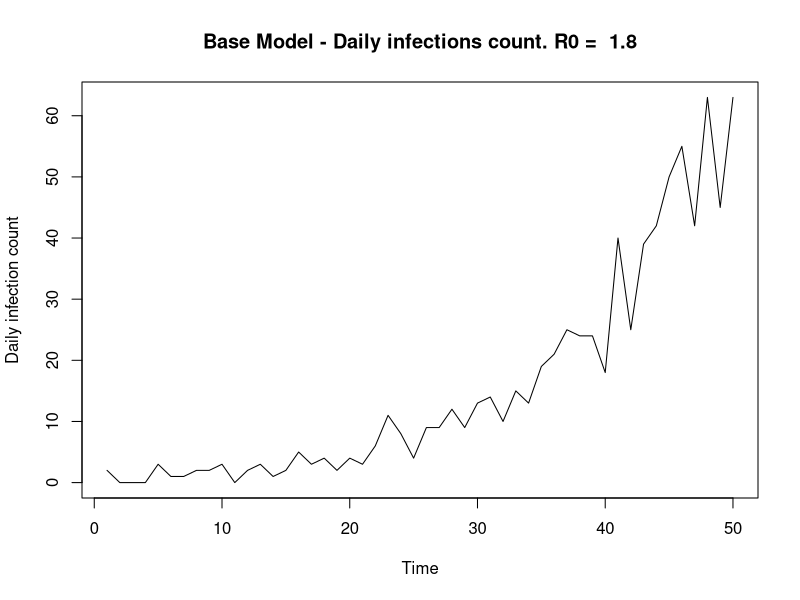
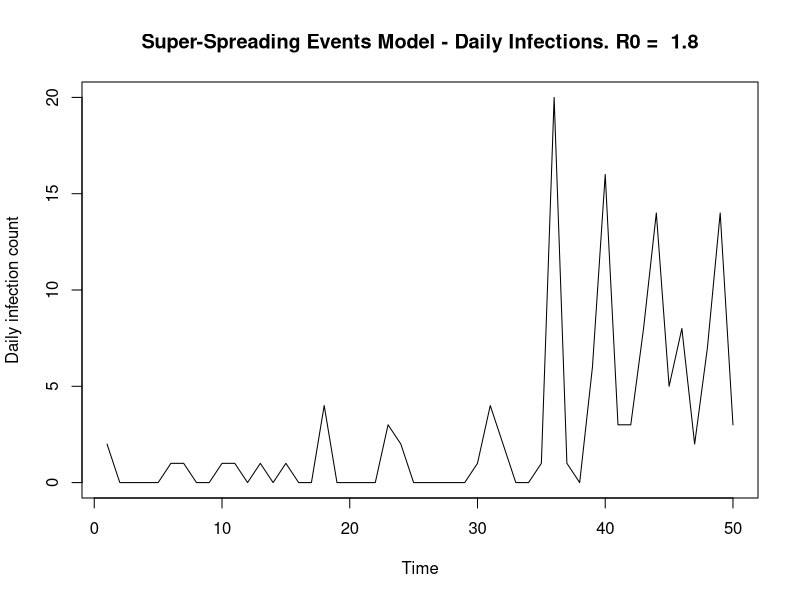
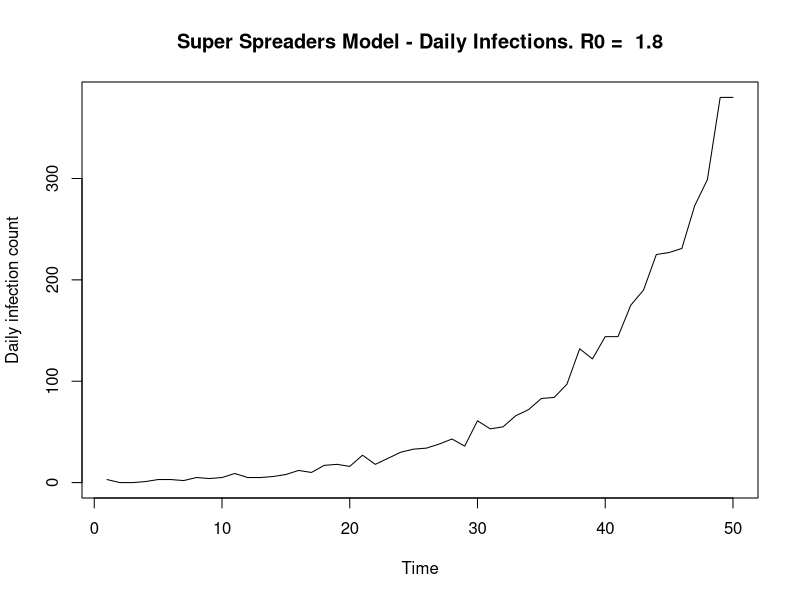

Here is the R script that generated these plots, in order:
#Epidemic Modelling Functions

#Contains:
#SIMULATION FUNCTIONS
#MODEL LIKELIHOOD FUNCTIONS
#PLOTTING MCMC FUNCTIONS

################################################################################
# SIMULATION
################################################################################

#*********************************************************
#I. BASELINE SIMULATION
simulate_branching = function(num_days, r0, shape_gamma, scale_gamma) {
  
  'Baseline simulation model'
  #Set up
  vec_infecteds = vector('numeric', num_days)
  vec_infecteds[1] = 2
  
  #Infectiousness (Discrete gamma) - I.e 'Infectiousness Pressure' - Sum of all people
  #Explanation: Gamma is a continuous function so integrate over the density at that point in time (today - previous day)
  prob_infect = pgamma(c(1:num_days), shape = shape_gamma, scale = scale_gamma) - pgamma(c(0:(num_days-1)), shape = shape_gamma, scale = scale_gamma)
  
  #Days of Infection Spreading
  for (t in 2:num_days) {
    
    #Total rate
    tot_rate = r0*sum(vec_infecteds[1:(t-1)]*rev(prob_infect[1:(t-1)])) #Product of infecteds & their probablilty of infection along the gamma dist at that point in time
    vec_infecteds[t] = rpois(1, tot_rate) #Assuming number of cases each day follows a poisson distribution. Causes jumps in data 
  }
  
  vec_infecteds
}

#Apply
num_days = 50
#lambda params
shape_gamma = 6; scale_gamma = 1
r0 = 1.8
sim_data = simulate_branching(num_days, r0, shape_gamma, scale_gamma)
plot.ts(sim_data, ylab = 'Daily infection count',
        main = paste('Base Model - Daily infections count. R0 = ', r0))


#*******************************************************
#II. SUPER-SPREADING EVENTS SIMULATION
simulate_branching_ss = function(num_days, shape_gamma, scale_gamma, alphaX, betaX, gammaX) {
  'Simulate an epidemic with Superspreading events
  prop_ss = Proportion of superspreading days
  magnitude_ss = increased rate of superspreading event'
  
  #Set up
  total_infecteds = vector('numeric', num_days)
  nsse_infecteds = vector('numeric', num_days)
  sse_infecteds = vector('numeric', num_days)
  total_infecteds[1] = 2
  nsse_infecteds[1] = 2
  sse_infecteds[1] = 0
  
  #Infectiousness (Discrete gamma) - I.e 'Infectiousness Pressure' - Sum of all people
  #Explanation: Gamma is a continuous function so integrate over the density at that point in time (today - previous day)
  prob_infect = pgamma(c(1:num_days), shape = shape_gamma, scale = scale_gamma) - pgamma(c(0:(num_days-1)), shape = shape_gamma, scale = scale_gamma)
  
  #Days of Infection Spreading
  for (t in 2:num_days) {
    
    #Regular infecteds (tot_rate = lambda) fix notation
    lambda_t = sum(total_infecteds[1:(t-1)]*rev(prob_infect[1:(t-1)])) #Eg. Today is day 10. Infected on day 1. Current Infectiousness is t - day_infected 
    tot_rate = alphaX*lambda_t #Product of infecteds & their probablilty of infection along the gamma dist at that point in time
    nsse_infecteds[t] = rpois(1, tot_rate) #Assuming number of cases each day follows a poisson distribution. Causes jumps in data 
    
    #Super-spreaders
    sse_infecteds[t] = rnbinom(1, betaX*lambda_t, 1/(1 + gammaX)) #z_t: Total infecteds due to super-spreading event - num of events x Num individuals
    
    #Total 
    total_infecteds[t] = nsse_infecteds[t] + sse_infecteds[t]
  }
  
  total_infecteds
}
# 
# #********
# # #*Implement
num_days = 50
#lambda params
shape_gamma = 6; scale_gamma = 1
#Params
alphaX = 0.8 #Without ss event, ~r0.
betaX = 0.1; gammaX = 10
true_r0 = alphaX + betaX*gammaX
true_r0
#Epidemic data
sim_data = simulate_branching_ss(num_days, shape_gamma, scale_gamma, alphaX, betaX, gammaX)
plot.ts(sim_data, ylab = 'Daily infection count',
        main = paste('Super-Spreading Events Model - Daily Infections. R0 = ', true_r0)) #,
                     #expression(alpha), ':', alphaX, 'b:', betaX, ':', gammaX))
# par(mfrow = c(2,1))

#*******************************************************
#II. SUPER-SPREADING EVENTS SIMULATION + POISSON
simulate_ss_poisson = function(num_days, shape_gamma, scale_gamma, alphaX, betaX, gammaX) {
  'Simulate an epidemic with Superspreading events
  prop_ss = Proportion of superspreading days
  magnitude_ss = increased rate of superspreading event'
  
  #Set up
  total_infecteds = vector('numeric', num_days)
  nsse_infecteds = vector('numeric', num_days)
  sse_infecteds = vector('numeric', num_days)
  total_infecteds[1] = 2
  nsse_infecteds[1] = 2
  sse_infecteds[1] = 0
  
  #Infectiousness (Discrete gamma) - I.e 'Infectiousness Pressure' - Sum of all people
  #Explanation: Gamma is a continuous function so integrate over the density at that point in time (today - previous day)
  prob_infect = pgamma(c(1:num_days), shape = shape_gamma, scale = scale_gamma) - pgamma(c(0:(num_days-1)), shape = shape_gamma, scale = scale_gamma)
  
  #Days of Infection Spreading
  for (t in 2:num_days) {
    
    #Regular infecteds (tot_rate = lambda) fix notation
    lambda_t = sum(total_infecteds[1:(t-1)]*rev(prob_infect[1:(t-1)])) #?Why is it the reversed probability - given the way prob_infect is written
    tot_rate = alphaX*lambda_t #Product of infecteds & their probablilty of infection along the gamma dist at that point in time
    nsse_infecteds[t] = rpois(1, tot_rate) #Assuming number of cases each day follows a poisson distribution. Causes jumps in data 
    
    #Super-spreaders
    n_t = rpois(1, betaX*lambda_t) #Number of super-spreading events (beta)
    sse_infecteds[t] = rpois(1, gammaX*n_t) #z_t: Total infecteds due to super-spreading event - num of events x Num individuals
    
    total_infecteds[t] = nsse_infecteds[t] + sse_infecteds[t]
  }
  
  total_infecteds
}

#*Implement
# num_days = 50
# #lambda params
# shape_gamma = 6
# scale_gamma = 1
# #params
# alphaX = 1.2 #Without ss event, ~r0. 
# betaX = 0.5
# gammaX = 10
# #Epidemic data
# sim_data2 = simulate_ss_poisson(num_days, shape_gamma, scale_gamma, alphaX, betaX, gammaX)
# plot.ts(sim_data2, ylab = 'Daily Infections count', main = 'Daily Infections count')


#*******************************************************
#III. SUPER-SRPEADING INDIVIDUALS (SUPER-SPREADERS) SIMULATION 
simulation_super_spreaders_v0 = function(num_days, shape_gamma, scale_gamma, aX, bX, cX) {
  'Simulate an epidemic with Superspreading individuals'
  
  #Set up
  total_infecteds = vector('numeric', num_days)
  nss_infecteds = vector('numeric', num_days)
  ss_infecteds = vector('numeric', num_days)
  total_infecteds[1] = 3
  nss_infecteds[1] = 2
  ss_infecteds[1] = 1 
  
  #Infectiousness (Discrete gamma) - I.e 'Infectiousness Pressure' - Sum of all people
  #Explanation: Gamma is a continuous function so integrate over the density at that point in time (today - previous day)
  prob_infect = pgamma(c(1:num_days), shape = shape_gamma, scale = scale_gamma) - pgamma(c(0:(num_days-1)), shape = shape_gamma, scale = scale_gamma)
  
  #Days of Infection Spreading
  for (t in 2:num_days) {
    
    #Regular infecteds (tot_rate = lambda) fix notation
    lambda_t = sum((total_infecteds[1:(t-1)] + cX*ss_infecteds[1:(t-1)])*rev(prob_infect[1:(t-1)])) #?Why is it the reversed probability - given the way prob_infect is written. Product of infecteds & their probablilty of infection along the gamma dist at that point in time
    nss_infecteds[t] = rpois(1, aX*lambda_t) #Assuming number of cases each day follows a poisson distribution. Causes jumps in data 
    ss_infecteds[t] = rpois(1, bX*lambda_t)
    total_infecteds[t] = nss_infecteds[t] + ss_infecteds[t]
  }
  
  total_infecteds
}

#*******************************************************
#III B. SUPER-SRPEADING INDIVIDUALS (SUPER-SPREADERS) SIMULATION 
simulation_super_spreaders = function(num_days, shape_gamma, scale_gamma, aX, bX, cX) {
  'Simulate an epidemic with Superspreading individuals'
  
  #Set up
  total_infecteds = vector('numeric', num_days)
  nss_infecteds = vector('numeric', num_days)
  ss_infecteds = vector('numeric', num_days)
  total_infecteds[1] = 3
  nss_infecteds[1] = 2
  ss_infecteds[1] = 1 
  
  #Infectiousness (Discrete gamma) - I.e 'Infectiousness Pressure' - Sum of all people
  #Explanation: Gamma is a continuous function so integrate over the density at that point in time (today - previous day)
  prob_infect = pgamma(c(1:num_days), shape = shape_gamma, scale = scale_gamma) - pgamma(c(0:(num_days-1)), shape = shape_gamma, scale = scale_gamma)
  
  #Days of Infection Spreading
  for (t in 2:num_days) {
    
    #Regular infecteds (tot_rate = lambda) fix notation
    lambda_t = sum((total_infecteds[1:(t-1)] + cX*ss_infecteds[1:(t-1)])*rev(prob_infect[1:(t-1)])) #?Why is it the reversed probability - given the way prob_infect is written. Product of infecteds & their probablilty of infection along the gamma dist at that point in time
    nss_infecteds[t] = rpois(1, aX*lambda_t) #Assuming number of cases each day follows a poisson distribution. Causes jumps in data 
    ss_infecteds[t] = rpois(1, bX*lambda_t)
    total_infecteds[t] = nss_infecteds[t] + ss_infecteds[t]
  }
  
  return(list(nss_infecteds, ss_infecteds))
}

#Return sum of n + s
get_total_x = function(data_list){
  
  'Returns sum of x = n + s in a single vector'
  n = data[[1]]; s = data[[2]]
  x = n + s
  x
} 

#*Implement
num_days = 50
#lambda params
shape_gamma = 6; scale_gamma = 1
#params
aX = 0.8 #1.1 #Without ss event, ~r0.
bX = 0.1; cX = 10 #8
r02 = aX + bX*cX
#Epidemic data
sim_data2 = simulation_super_spreaders_v0(num_days, shape_gamma, scale_gamma, aX, bX, cX)
plot.ts(sim_data2, ylab = 'Daily infection count',
        main = paste('Super Spreaders Model - Daily Infections. R0 = ', r02))

##############################################################################
# MODELS
##############################################################################

#*******************************************************************************
# BASELINE

#Likelihood (log)
log_like <- function(y, r0_dash){
  
  #Params
  num_days = length(y)
  shape_gamma = 6
  scale_gamma = 1
  
  #Infectiousness (Discrete gamma)
  prob_infect = pgamma(c(1:num_days), shape = shape_gamma, scale = scale_gamma) - pgamma(c(0:(num_days-1)), shape = shape_gamma, scale = scale_gamma)
  logl = 0
  
  for (t in 2:num_days) {
    
    lambda = r0_dash*sum(y[1:t-1]*rev(prob_infect[1:t-1]))
    logl = logl + y[t]*log(lambda) - lambda - lfactorial(y[t]) #Need to include normalizing constant 
    
  }
  
  logl
  
}

# BASE MCMC
mcmc_r0 <- function(data, n, sigma, burn_in, x0 = 1) {
  
  'Returns mcmc samples of R0. 
  Prior on R_0 (or alpha) = exp(1)'
  #Data
  print('sim data')
  print(data)
  
  #Set up
  r0_vec <- vector('numeric', n)
  r0_vec[1] <- x0
  U <- runif(n)
  count_accept = 0
  
  #MCMC chain
  for(i in 2:n) {
    r0_dash <- r0_vec[i-1] + rnorm(1, sd = sigma) #, mean = 0, sd = sigma_opt)
    if(r0_dash < 0){
      r0_dash = abs(r0_dash)
    }
    
    #Alpha
    log_alpha = log_like(data, r0_dash) - log_like(data, r0_vec[i-1]) - r0_dash + r0_vec[i-1] #exponential prior
    #log_alpha = log_like(data, Y) - log_like(data, r0_vec[i-1]) + dgamma(Y, shape = 1, scale = 1, log = TRUE) - dgamma(r0_vec[i-1], shape = 1, scale = 1, log = TRUE) 
    #Should include: Likelihood + prior + propogsal density x2 (Previous time step & Current time step)
    
    if (is.na(log_alpha)){
      print('na value')
      sprintf("r0_dash: %i", r0_dash)
    }
    if(!(is.na(log_alpha)) && log(U[i]) < log_alpha) { 
      r0_vec[i] <- r0_dash
      count_accept = count_accept + 1
    } else {
      r0_vec[i] <- r0_vec[i-1]
    }
  }
  #Final stats
  accept_rate = 100*(count_accept/n)
  print(paste0("Acceptance rate = ",accept_rate))
  
  r0_vec = r0_vec[burn_in:n]
  r0_vec
  
  return(list(r0_vec, accept_rate))
}

#*******************************************************************************
# SUPER-SPREADING EVENTS MODEL
#*******************************************************************************

#Log Likelihood 
log_like_sse <- function(x, alphaX, betaX, gammaX){
  
  #Params
  num_days = length(x)
  shape_gamma = 6
  scale_gamma = 1
  
  #Infectiousness (Discrete gamma) i,e Prob less than x2 - prob less than x1; the area in between 
  prob_infect = pgamma(c(1:num_days), shape = shape_gamma, scale = scale_gamma) - pgamma(c(0:(num_days-1)), shape = shape_gamma, scale = scale_gamma)
  logl = 0
  
  for (t in 2:num_days) {
    
    lambda_t = sum(x[1:(t-1)]*rev(prob_infect[1:(t-1)]))
    inner_sum_xt = 0
    
    for (y_t in 0:x[t]){ #Sum for all values of y_t
      
      #Log likelihood
      inner_sum_xt = (inner_sum_xt + exp(-alphaX*lambda_t)*(1/factorial(y_t))*(alphaX*lambda_t)^y_t*
                        (gamma((x[t] - y_t) + betaX*lambda_t))/(gamma(betaX*lambda_t)*
                                                                  factorial(x[t] - y_t))*(1/(gammaX +1))^(betaX*lambda_t)*
                        (gammaX/(gammaX + 1))^(x[t] - y_t))
      
    } 
    
    logl = logl + log(inner_sum_xt) 
    
  }
  
  logl
  
}

#*****************************************************
#Log Likelihood - log-exp-sum trick 
log_like_ss_lse <- function(x, alphaX, betaX, gammaX){
  
  #Params
  num_days = length(x)
  shape_gamma = 6
  scale_gamma = 1
  
  #Infectiousness (Discrete gamma)
  prob_infect = pgamma(c(1:num_days), shape = shape_gamma, scale = scale_gamma) - pgamma(c(0:(num_days-1)),
                                                                                         shape = shape_gamma, scale = scale_gamma)
  logl = 0 
  
  for (t in 2:num_days) {
    
    #print(t)
    lambda_t = sum(x[1:(t-1)]*rev(prob_infect[1:(t-1)]))
    
    if((x[t] == 0) | is.na(x[t])) { #y_t also equal to zero 
      #L(x_i) for y_t, x_t = 0
      logl = logl -(alphaX*lambda_t) - 
        (betaX*lambda_t*log(gammaX +1))
      
      #print(paste0('logl 1 = ', logl))
      
    } else {
      
      #Terms in inner sum
      inner_sum_vec <- vector('numeric', x[t])
      
      for (y_t in 0:x[t]){ #Sum for all values of y_t up to x_t
        
        #Store inner L(x_i) term in vector position
        inner_sum_vec[y_t + 1] = (-(alphaX*lambda_t) - lfactorial(y_t) + y_t*log(alphaX*lambda_t) +
                                    lgamma((x[t] - y_t) + (betaX*lambda_t)) - lgamma(betaX*lambda_t) - 
                                    lfactorial(x[t] - y_t) - (betaX*lambda_t*log(gammaX +1)) + 
                                    (x[t] - y_t)*log(gammaX) -(x[t] - y_t)*log(gammaX + 1))
        
      }
      
      #Calculate max element in inner vector, for all y_t for a given t, x[t]
      lx_max = max(inner_sum_vec)
      #print(paste0('lx_max = ', lx_max))
      
      #Calculate lse
      lse = lx_max + log(sum(exp(inner_sum_vec - lx_max) ))
      
      #print(paste0('lse = ', lse))
      
      #Add to overall log likelihood 
      logl = logl + lse 
      
    }
    
  }
  
  logl
  
}

#***************************************************************#####
#GAMMA PRIOR ON BETA
log_gamma_dist <- function(param, gamma_priors){
  
  #Params
  shapeX = gamma_priors[1]
  scaleX = gamma_priors[2]
  
  log_gamma_dist = (1/lgamma(shapeX)*shapeX*log(scaleX))*(shapeX - 1)*log(param)*(-param/shapeX)
  
  log_gamma_dist
}

##############################
#1. MCMC
MCMC_SSE <- function(data, n, sigma, model_params, gamma_prior, gamma_priors,
                            x0 = 1, prior = TRUE, alpha_transform = FALSE) {#thinning_factor, burn_in
  
  'Returns MCMC samples of SSE model parameters (alpha, beta, gamma, r0 = a + b*g) 
  w/ acceptance rates. Includes alpha transform, beta-gamma transform' 
  print('MCMC SUPERSPREADING EVENTS')
  
  'Priors
  p(alpha) = exp(1) = rate*exp(-rate*x) = 1*exp(-1*alpha) = exp(-alpha). log(exp(-alpha)) = - alpha
  p(beta) = exp(1) or p(beta) = gamma(shape, scale), for e.g gamma(3, 2)
  p(gamma) = exp(1) + 1 = 1 + exp(-gamma) = exp(gamma - 1)'
  
  #Initialise params
  alpha_vec <- vector('numeric', n); beta_vec <- vector('numeric', n)
  gamma_vec <- vector('numeric', n); r0_vec <- vector('numeric', n)
  log_like_vec <- vector('numeric', n)
  
  alpha_vec[1] <- model_params[1]; beta_vec[1] <- model_params[2] 
  gamma_vec[1] <- model_params[3]; r0_vec[1] <- model_params[4];
  log_like_vec[1] <- log_like_ss_lse(data, alpha_vec[1], beta_vec[1],  gamma_vec[1])   
  
  alpha = alpha_vec[1]; beta =  beta_vec[1]; 
  gamma = gamma_vec[1]; log_like = log_like_vec[1]
  
  #Extract params
  sigma_a = sigma[1]; sigma_b = sigma[2]
  sigma_g = sigma[3]; sigma_bg = sigma[4];
  
  #Result vectors
  count_accept1 = 0; 
  count_accept2 = 0; count_reject2 = 0;
  count_accept3 = 0; count_reject3 = 0;
  count_accept4 = 0; count_reject4 = 0;
  
  #MCMC chain
  for(i in 2:n) {
    
    #******************************************************
    #ALPHA
    alpha_dash <- alpha + rnorm(1, sd = sigma_a) 
    if(alpha_dash < 0){
      alpha_dash = abs(alpha_dash)
    }
    
    #log alpha
    logl_new = log_like_ss_lse(data, alpha_dash, beta, gamma)
    log_accept_prob = logl_new - log_like  #+ prior1 - prior
    #Priors
    if (prior){
      log_accept_prob = log_accept_prob - alpha_dash + alpha
    }
    
    #Metropolis Acceptance Step
    if(!(is.na(log_accept_prob)) && log(runif(1)) < log_accept_prob) {
      alpha <- alpha_dash
      count_accept1 = count_accept1 + 1
      log_like = logl_new
    } 

    #************************************************************************
    #BETA 
    #Only if (Beta > 0){ WHY? Took it out
    beta_dash <- beta + rnorm(1, sd = sigma_b) 
    if(beta_dash < 0){
      beta_dash = abs(beta_dash)
    }
    #loglikelihood
    logl_new = log_like_ss_lse(data, alpha, beta_dash, gamma)
    log_accept_prob = logl_new - log_like #logl_prev
    
    #Priors
    if (gamma_prior){
      log_accept_prob = log_accept_prob + log_gamma_dist(beta_dash, gamma_priors) - log_gamma_dist(beta, gamma_priors) 
    } else {
      log_accept_prob = log_accept_prob - beta_dash + beta 
    }
    
    #Metropolis Acceptance Step
    if(!(is.na(log_accept_prob)) && log(runif(1)) < log_accept_prob) {
      beta <- beta_dash
      log_like = logl_new
      count_accept2 = count_accept2 + 1
    } else {
      count_reject2 = count_reject2 + 1
    }
    
    #************************************************************************
    #GAMMA
    gamma_dash <- gamma + rnorm(1, sd = sigma_g) 
    if(gamma_dash < 1){
      gamma_dash = 2 - gamma_dash #Prior on gamma - gt 1
    }
    #Acceptance Probability
    logl_new = log_like_ss_lse(data, alpha, beta, gamma_dash)
    log_accept_prob = logl_new - log_like #logl_prev 
    #Priors
    if (prior){
      log_accept_prob = log_accept_prob - gamma_dash + gamma
    }
    
    #Metropolis Acceptance Step
    if(!(is.na(log_accept_prob)) && log(runif(1)) < log_accept_prob) {
      gamma <- gamma_dash
      log_like <- logl_new
      count_accept3 = count_accept3 + 1
    } else {
      count_reject3 = count_reject3 + 1
    }
    
    #*****************************************************
    #GAMMA-BETA
    gamma_dash <- gamma + rnorm(1, sd = sigma_bg) #Alter sigma_bg depending on acceptance rate.
    #Acc rate too big -> Make sigma bigger. Acc rate too small -> make sigma smaller
    if(gamma_dash < 1){ #If less then 1
      gamma_dash = 2 - gamma_dash #abs(gamma_dash)
    }
    #New Beta
    r0 = alpha + beta*gamma 
    beta_new = (r0 - alpha)/gamma_dash #Proposing new Gamma AND Beta. Beta_dash = f(R0 & gamma_dash)
    
    if(beta_new >= 0){ #Only accept values of beta > 0
      
      logl_new = log_like_ss_lse(data, alpha, beta_new, gamma_dash)
      log_accept_prob = logl_new - log_like 
      
      #Priors: Gamma or Exp
      if (gamma_prior){
        log_accept_prob = log_accept_prob + log_gamma_dist(beta_new, gamma_priors) - log_gamma_dist(beta, gamma_priors)
      } else {  
        log_accept_prob = log_accept_prob - beta_new + beta
      }
      
      #Metropolis Step
      if(!(is.na(log_accept_prob)) && log(runif(1)) < log_accept_prob) {
        beta <- beta_new
        gamma <- gamma_dash
        count_accept4 = count_accept4 + 1
      } else {
        count_reject4 = count_reject4 + 1
      }
    }
    
    #Populate Model parameters w/ current values
    alpha_vec[i] <- alpha; beta_vec[i] <- beta
    gamma_vec[i] <- gamma; r0_vec[i] <- alpha + beta*gamma
    log_like_vec[i] <- log_like
    
  }
  
  #Bayes Factor
  #beta_pc0 = (length(which(beta_vec == 0)))/length(beta_vec) #Check beta_mcmc
  #bayes_factor = beta_pc0/(1-beta_pc0); bayes_factor = round(bayes_factor, 6)
  
  #Final stats
  accept_rate1 = 100*count_accept1/(n-1)
  accept_rate2 = 100*count_accept2/(count_accept2 + count_reject2)
  accept_rate3 = 100*count_accept3/(count_accept3 + count_reject3)
  accept_rate4 = 100*count_accept4/(count_accept4 + count_reject4)
  
  #Return alpha, acceptance rate
  return(list(alpha_vec, beta_vec, gamma_vec, r0_vec,
              accept_rate1, accept_rate2, accept_rate3, accept_rate4,
              count_accept2, count_accept3, count_accept4))
}


################################################################################
# PLOTTING
################################################################################

#*******************************************************************************
#R0: FUNCTION TO PLOT 1x4 DASHBOARD OF MCMC RESULTS FOR BASE MODEL
plot_mcmc_results_r0 <- function(n, sim_data, mcmc_params, true_r0, time_elap, seed_count, model_type){
  
  #Plot Set up
  #par(mar=c(1,1,1,1))
  plot.new()
  par(mfrow=c(2,2))
  
  #Extract r0
  r0_mcmc = mcmc_params[1]
  r0_mcmc = unlist(r0_mcmc)
  
  #Cumulative means + param sample limits
  #r0
  r0_mean = cumsum(r0_mcmc)/seq_along(r0_mcmc)
  
  #***********
  #* Plots *
  
  #i.Infections
  plot.ts(sim_data, xlab = 'Time', ylab = 'Daily Infections count',
          main = paste(seed_count, "Orig Infts,", model_type, ", R0 = ", true_r0), #model_type
          #main = paste(seed_count, "Infts SS Evnts, ", "r0 = ", true_r0),
          cex.lab=1.5, cex.axis=1.5, cex.main=1.5, cex.sub=1.5)
  
  #ii. MCMC Trace Plots
  r0_min = min(min(r0_mcmc), true_r0)
  r0_max = max(max(r0_mcmc), true_r0)
  plot.ts(r0_mcmc, ylab = 'alpha', #ylim=c(0, a_lim),
          ylim=c(r0_min, r0_max),
          main = paste("MCMC SS Events, true r0 = ", true_r0),
          cex.lab=1.5, cex.axis=1.5, cex.main=1.5, cex.sub=1.5)
  abline(h = true_r0, col = 'orange', lwd = 2) #True = green
  
  #iii. Cumulative mean plots
  #r0 Mean
  r0_min2 = min(min(r0_mean), true_r0)
  r0_max2 = max(max(r0_mean), true_r0)
  plot2 = plot(seq_along(r0_mean), r0_mean,
               ylim=c(r0_min2, r0_max2),
               xlab = 'Time', ylab = 'R0', main = paste("R0 MCMC Mean, True R0 = ", true_r0),
               cex.lab=1.5, cex.axis=1.5, cex.main=1.5, cex.sub=1.5)
  print(plot2)
  abline(h = true_r0, col = 'orange', lwd = 2)
  
  #iv. Histogram
  hist(r0_mcmc, freq = FALSE, breaks = 100,
       xlab = 'R0 total', #ylab = 'Density', 
       main = paste('R0 total MCMC samples'), #. Prior = ', prior),
       xlim=c(r0_min, r0_max),
       cex.lab=1.5, cex.axis=1.5, cex.main=1.5, cex.sub=1.5)
  abline(v = true_r0, col = 'orange', lwd = 2)
  
  #Final Mean Stats
  data_10_pc = 0.5*n #50%
  r0_mcmc_mean = round(mean(r0_mcmc[n-data_10_pc:n]), 2)
  
  #Results
  df_results <- data.frame(
    R0 = true_r0, 
    R0_mc = r0_mcmc_mean,
    accept_rate_r0 = round(mcmc_params[[2]],2),
    time_elap = round(time_elap,2)) 
  
  print(df_results)
  
}

#*##############################################
#*******************************************
#*
#* GRID PLOT SUPER-SPREADING MODELS:
#* 
#* FUNCTION TO PLOT 4x4 DASHBOARD OF MCMC RESULTS FOR SUPER SPREADING MODELs
#* 
#*******************************************
#*##############################################
plot_mcmc_grid <- function(n_mcmc, sim_data, mcmc_params, true_r0, total_time,
                           seed_count, model_params,
                           model_typeX = 'SSE', prior = TRUE, joint = TRUE,
                           flag_gam_prior_on_b = FALSE, gam_priors_on_b = c(0,0), rjmcmc = FALSE,
                           data_aug = FALSE,
                           mod_par_names = c('alpha', 'beta', 'gamma')){
  #Plot
  #plot.new()
  par(mfrow=c(4,4))
  
  #Extract params
  m1_mcmc = mcmc_params[1]; m1_mcmc = unlist(m1_mcmc)
  m2_mcmc = mcmc_params[2]; m2_mcmc = unlist(m2_mcmc)
  m3_mcmc = mcmc_params[3]; m3_mcmc = unlist(m3_mcmc)
  r0_mcmc = mcmc_params[4]; r0_mcmc = unlist(r0_mcmc)
  #True vals
  m1X = model_params[1]; m2X = model_params[2]; m3X = model_params[3]; 
  
  #Cumulative means + param sample limits
  #r0
  r0_mean = cumsum(r0_mcmc)/seq_along(r0_mcmc)
  r0_lim = max(true_r0, max(r0_mcmc))
  r0_lim2 = max(true_r0, r0_mean)
  
  #m1
  m1_mean = cumsum(m1_mcmc)/seq_along(m1_mcmc)
  a_lim =  max(m1X, max(m1_mcmc))
  a_lim2 =  max(m1X, m1_mean)
  
  #m2
  m2_mean = cumsum(m2_mcmc)/seq_along(m2_mcmc)
  b_lim = max(m2X, max(m2_mcmc))
  b_lim2 = max(m2X, m2_mean)
  
  #m3
  m3_mean = cumsum(m3_mcmc)/seq_along(m3_mcmc)
  m3_lim =  max(m3X, max(m3_mcmc))
  m3_lim2 =  max(m3X, m3_mean) 
  
  #Priors
  if (flag_gam_prior_on_b) {
    m2_prior = paste0('m3(',  gam_priors_on_b[1], ', ', gam_priors_on_b[2], ')')
  } else {
    m2_prior = 'exp(1)'
  }
  m1_prior = 'exp(1)'
  m3_prior = '1 + exp(1)'
  
  #***********
  #* Plots *
  
  #i.Infections
  plot.ts(sim_data, xlab = 'Time', ylab = 'Daily Infections count',
          main = paste(seed_count, ' Day Infts, ', model_typeX, "Data, r0 = ", true_r0),
          cex.lab=1.5, cex.axis=1.5, cex.main=1.5, cex.sub=1.5)
  
  #ii. MCMC Trace Plots 
  plot.ts(m1_mcmc, ylab = mod_par_names[1], ylim=c(0, a_lim),
          main = paste("MCMC", model_typeX, ":", mod_par_names[1], "prior:", m1_prior),
          cex.lab=1.5, cex.axis=1.5, cex.main=1.5, cex.sub=1.5)
  abline(h = m1X, col = 'red', lwd = 2) #True = green
  
  plot.ts(m2_mcmc, ylab = 'm2', ylim=c(0, b_lim), 
          main = paste("MCMC", model_typeX, ":", mod_par_names[2], "prior:", m2_prior),
          cex.lab=1.5, cex.axis=1.5, cex.main=1.5, cex.sub=1.5)
  abline(h = m2X, col = 'blue', lwd = 2) #True = green
  
  plot.ts(m3_mcmc,  ylab = 'm3', ylim=c(0,m3_lim),
          main = paste("MCMC", model_typeX, ":", mod_par_names[3], "prior:", m3_prior),
          cex.lab=1.5, cex.axis=1.5, cex.main=1.5, cex.sub=1.5)
  abline(h = m3X, col = 'green', lwd = 2) #True = green
  
  #plot.ts(r0_mcmc,  ylab = 'r0', main = paste("MCMC SS Events, true r0 = ", r0_true))
  
  #iii. Cumulative mean plots
  #r0 Mean
  plot(seq_along(r0_mean), r0_mean,
       ylim=c(0, r0_lim),
       xlab = 'Time', ylab = 'R0', main = paste("R0 MCMC Mean, True R0 = ", true_r0),
       cex.lab=1.5, cex.axis=1.5, cex.main=1.5, cex.sub=1.5)
  #print(plot2)
  abline(h = true_r0, col = 'orange', lwd = 2)
  
  #m1 mean
  plot(seq_along(m1_mean), m1_mean,
       ylim=c(0, a_lim),
       xlab = 'Time', ylab =  mod_par_names[1],
       main = paste(mod_par_names[1], "MCMC mean, True", mod_par_names[1], "=", m1X),
       cex.lab=1.5, cex.axis=1.5, cex.main=1.5, cex.sub=1.5)
  #print(plot2)
  abline(h = m1X, col = 'red', lwd = 2)
  
  #m2 mean
  plot(seq_along(m2_mean), m2_mean,
       ylim=c(0, b_lim),
       xlab = 'Time', ylab = 'm2',
       main = paste(mod_par_names[2], "MCMC mean, True", mod_par_names[2], "=", m2X),
       cex.lab=1.5, cex.axis=1.5, cex.main=1.5, cex.sub=1.5)
  #print(plot2)
  abline(h = m2X, col = 'blue', lwd = 2)
  
  #m3 Mean
  plot(seq_along(m3_mean), m3_mean,
       xlab = 'Time', ylab = 'm3', 
       main = paste(mod_par_names[3], "MCMC mean, True", mod_par_names[3], "=", m3X),
       ylim=c(0, m3_lim),
       cex.lab=1.5, cex.axis=1.5, cex.main=1.5, cex.sub=1.5)
  abline(h = m3X, col = 'green', lwd = 2)
  
  #iv. Param Histograms (Plots 9,11,12)
  hist(r0_mcmc, freq = FALSE, breaks = 100,
       xlab = 'R0 total', #ylab = 'Density', 
       main = paste('R0 total MCMC samples. Prior = ', prior),
       xlim=c(0, r0_lim),
       cex.lab=1.5, cex.axis=1.5, cex.main=1.5, cex.sub=1.5)
  abline(v = true_r0, col = 'orange', lwd = 2)
  
  # #v. m2 vs m3
  # plot(m2_mcmc, m3_mcmc,
  #      xlab = 'm2', ylab = 'm3', main = 'm2 vs m3',
  #      cex.lab=1.5, cex.axis=1.5, cex.main=1.5, cex.sub=1.5)
  
  #Hist m1 
  hist(m1_mcmc, freq = FALSE, breaks = 100,
       xlab = mod_par_names[1], #ylab = 'Density', 
       main = paste(mod_par_names[1], ", True", mod_par_names[1], "=", m1X), 
       xlim=c(0, a_lim),
       cex.lab=1.5, cex.axis=1.5, cex.main=1.5, cex.sub=1.5)
  abline(v = m1X, col = 'red', lwd = 2)
  
  #Hist m2 
  hist(m2_mcmc, freq = FALSE, breaks = 100,
       xlab = mod_par_names[2], #ylab = 'Density', 
       main = paste(mod_par_names[2], ", True", mod_par_names[2], "=", m2X), 
       xlim=c(0, b_lim),
       cex.lab=1.5, cex.axis=1.5, cex.main=1.5, cex.sub=1.5)
  abline(v = m2X, col = 'blue', lwd = 2)
  
  #Hist m3 
  hist(m3_mcmc, freq = FALSE, breaks = 100,
       xlab = mod_par_names[3], #ylab = 'Density', 
       main = paste(mod_par_names[3], ", True", mod_par_names[3], "=", m3X),
       xlim=c(0, m3_lim),
       cex.lab=1.5, cex.axis=1.5, cex.main=1.5, cex.sub=1.5)
  abline(v = m3X, col = 'green', lwd = 2)
  
  #Final Mean Stats
  data_10_pc = 0.5*n_mcmc #50%
  a_mcmc_mean = round(mean(m1_mcmc[n_mcmc - data_10_pc:n_mcmc]), 2) 
  b_mcmc_mean = round(mean(m2_mcmc[n_mcmc - data_10_pc:n_mcmc]), 2)
  g_mcmc_mean = round(mean(m3_mcmc[n_mcmc - data_10_pc:n_mcmc]), 2)
  r0_mcmc_mean = round(mean(r0_mcmc[n_mcmc - data_10_pc:n_mcmc]), 2)
  
  #Joint distrbutions
  if (joint){
    
    #v. r0 vs m2
    plot(m2_mcmc, r0_mcmc,
         xlab = mod_par_names[2], ylab = 'R0', main = paste(mod_par_names[2], 'vs R0'),
         cex.lab=1.5, cex.axis=1.5, cex.main=1.5, cex.sub=1.5)
    
    #v. m1 vs m2
    plot(m1_mcmc, m2_mcmc,
         xlab = mod_par_names[1], ylab = mod_par_names[2], main = paste(mod_par_names[1], 'vs', mod_par_names[2]),
         cex.lab=1.5, cex.axis=1.5, cex.main=1.5, cex.sub=1.5)
    
    #v. m1 vs m3
    plot(m1_mcmc, m3_mcmc,
         xlab = mod_par_names[1], ylab = mod_par_names[3], main = paste(mod_par_names[1], 'vs', mod_par_names[3]),
         cex.lab=1.5, cex.axis=1.5, cex.main=1.5, cex.sub=1.5)
    
    #v. m2 vs m3
    plot(m2_mcmc, m3_mcmc,
         xlab = mod_par_names[2], ylab = mod_par_names[3], main = paste(mod_par_names[2], 'vs', mod_par_names[3]),
         cex.lab=1.5, cex.axis=1.5, cex.main=1.5, cex.sub=1.5)
  }
  
  #*****************
  #RJMCMC
  if (rjmcmc){
    
    #m1S
    par(mfrow=c(3,1))
    
    #HIST m1 
    hist(m1_mcmc, freq = FALSE, breaks = 100,
         xlab = mod_par_names[1], #ylab = 'Density', 
         main = paste("m1, True m1 = ", m1X), 
         xlim=c(0, a_lim),
         cex.lab=1.5, cex.axis=1.5, cex.main=1.5, cex.sub=1.5)
    abline(v = m1X, col = 'red', lwd = 2)
    
    #m1 SSE
    ind_b = which(m2_mcmc > 0)
    m1_sse = m1_mcmc[ind_b]
    
    #Hist
    hist(m1_sse, freq = FALSE, breaks = 100,
         xlab = 'm1_sse', #ylab = 'Density', 
         main = "m1_sse", 
         xlim=c(0, a_lim),
         cex.lab=1.5, cex.axis=1.5, cex.main=1.5, cex.sub=1.5)
    abline(v = m1X, col = 'red', lwd = 2)
    
    #m1 BASE
    ind_b = which(m2_mcmc == 0)
    
    if (length(ind_b > 2)){
      
      m1_base = m1_mcmc[ind_b]
      #Hist
      hist(m1_base, freq = FALSE, breaks = 100,
           xlab = 'm1_base', #ylab = 'Density', 
           main = "m1_base",
           xlim=c(0, a_lim),
           cex.lab=1.5, cex.axis=1.5, cex.main=1.5, cex.sub=1.5)
      abline(v = m1X, col = 'red', lwd = 2)
    }
    
    #RESULTS DF
    df_results <- data.frame(
      rep = seed_count,
      n_mcmc = n_mcmc,
      m1 = m1X,
      a_mc = a_mcmc_mean,
      m2 = m2X,
      b_mc = b_mcmc_mean,
      m3 = m3X,
      g_mc = g_mcmc_mean,
      R0 = true_r0, 
      R0_mc = r0_mcmc_mean,
      accept_rate_m1 = round(mcmc_params[[5]],2),
      a_rte_m2 = round(mcmc_params[[6]], 2),
      n_accept_m2 = mcmc_params[[15]],
      a_rte_m3 = round(mcmc_params[[7]],2),
      n_accept_m3 = mcmc_params[[16]],
      a_rte_m2_m3 = round(mcmc_params[[8]],2),
      n_accept_2_3 = mcmc_params[[17]],
      n_accept_rj0 = mcmc_params[[11]],
      n_reject_rj0 = mcmc_params[[13]],
      a_rte_rj0 = round(mcmc_params[[9]],2),
      n_accept_rj1 = mcmc_params[[12]],
      n_reject_rj1 = mcmc_params[[14]],
      a_rte_rj1 = round(mcmc_params[[10]],2),
      m2_pc0 = mcmc_params[[18]],
      m2_pc_non_0 = 1- mcmc_params[[18]],
      bf = mcmc_params[[19]])
    #tot_time = total_time)
    
  } else if (data_aug) {
    
    df_results <- data.frame(
      rep = seed_count,
      n_mcmc = n_mcmc,
      m1 = m1X,
      m1_mc = a_mcmc_mean,
      m2 = m2X,
      m2_mc = b_mcmc_mean,
      m3 = m3X,
      m3_mc = g_mcmc_mean,
      R0 = true_r0, 
      R0_mc = r0_mcmc_mean,
      accept_rate_m1 = round(mcmc_params[[5]],2),
      a_rte_m2 = round(mcmc_params[[6]], 2),
      a_rte_m3 = round(mcmc_params[[7]],2),
      a_rte_m2_m3 = round(mcmc_params[[8]],2),
      a_rte_d_aug = round(mcmc_params[[12]],2))
      #tot_time = total_time)
    
    } else {
    df_results <- data.frame(
      rep = seed_count,
      n_mcmc = n_mcmc,
      m1 = m1X,
      m1_mc = a_mcmc_mean,
      m2 = m2X,
      m2_mc = b_mcmc_mean,
      m3 = m3X,
      m3_mc = g_mcmc_mean,
      R0 = true_r0, 
      R0_mc = r0_mcmc_mean,
      accept_rate_m1 = round(mcmc_params[[5]],2),
      a_rte_m2 = round(mcmc_params[[6]], 2),
      a_rte_m3 = round(mcmc_params[[7]],2),
      a_rte_m2_m3 = round(mcmc_params[[8]],2),
      tot_time = total_time)
  }
  
  print(df_results)
  
}
